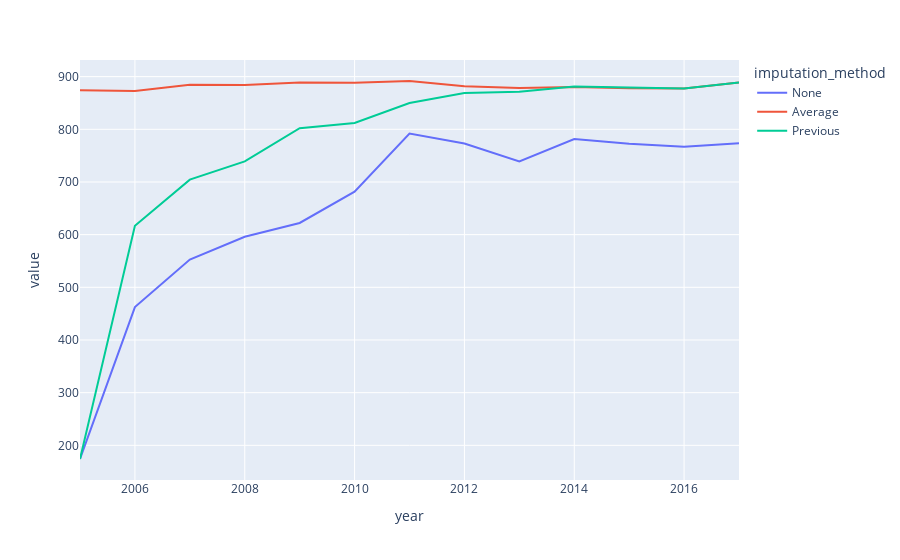

Notebook source saved alongside this figure:
### Markdown cell above
#### PCS Evaluation of the Stability of Cleaning and Preprocessing Decisions

Let us examine whether the key conclusions derived from the trend of happiness data over time in the previous chart remain stable with respect to the choice of imputation method.

The following figure presents the trend lines under different imputation methods (average imputation, forward-fill imputation, and no imputation).

### Code cell
# add previous imputed happiness count value
happiness_clean["happiness_previous"] = clean_happiness(happiness_orig,impute_method="previous")["happiness"] 
# compute the happiness counts by year for each imputation approach
unimputed_happiness_by_year = happiness_orig.groupby("year")["Life Ladder"].sum()  
imputed_average_happiness_by_year = happiness_clean.groupby("year")["happiness"].sum()  
imputed_previous_happiness_by_year = happiness_clean.groupby("year")["happiness_previous"].sum()  

imputed_happiness_by_year_df = pd.DataFrame({
    "None": unimputed_happiness_by_year,
    "Average": imputed_average_happiness_by_year,
    "Previous": imputed_previous_happiness_by_year,
    "year": happiness_clean["year"].unique()
    }
  ).melt(id_vars="year", var_name="imputation_method")
  
px.line(imputed_happiness_by_year_df, x="year", y="value", color="imputation_method")

### Figure 1 — Plotly figure (JSON) as saved in the notebook; plotly's stock layout.template omitted (floating-point values rounded to 4 significant figures)
{"data": [{"hovertemplate": "imputation_method=None<br>year=%{x}<br>value=%{y}<extra></extra>", "legendgroup": "None", "line": {"color": "#636efa", "dash": "solid"}, "marker": {"symbol": "circle"}, "mode": "lines", "name": "None", "orientation": "v", "showlegend": true, "type": "scatter", "x": [2005, 2006, 2007, 2008, 2009, 2010, 2011, 2012, 2013, 2014, 2015, 2016, 2017], "xaxis": "x", "y": [174.0, 462.5, 552.7, 596.0, 622.2, 681.6, 791.9, 773.0, 739.1, 781.4, 772.8, 766.7, 773.5], "yaxis": "y"}, {"hovertemplate": "imputation_method=Average<br>year=%{x}<br>value=%{y}<extra></extra>", "legendgroup": "Average", "line": {"color": "#EF553B", "dash": "solid"}, "marker": {"symbol": "circle"}, "mode": "lines", "name": "Average", "orientation": "v", "showlegend": true, "type": "scatter", "x": [2005, 2006, 2007, 2008, 2009, 2010, 2011, 2012, 2013, 2014, 2015, 2016, 2017], "xaxis": "x", "y": [874.2, 872.5, 884.6, 884.1, 888.6, 888.3, 891.7, 881.7, 878.5, 880.2, 877.9, 877.5, 889.0], "yaxis": "y"}, {"hovertemplate": "imputation_method=Previous<br>year=%{x}<br>value=%{y}<extra></extra>", "legendgroup": "Previous", "line": {"color": "#00cc96", "dash": "solid"}, "marker": {"symbol": "circle"}, "mode": "lines", "name": "Previous", "orientation": "v", "showlegend": true, "type": "scatter", "x": [2005, 2006, 2007, 2008, 2009, 2010, 2011, 2012, 2013, 2014, 2015, 2016, 2017], "xaxis": "x", "y": [174.0, 616.8, 704.4, 739.1, 802.2, 811.8, 849.9, 868.9, 871.4, 881.3, 879.3, 877.6, 889.0], "yaxis": "y"}], "layout": {"legend": {"title": {"text": "imputation_method"}, "tracegroupgap": 0}, "margin": {"t": 60}, "xaxis": {"anchor": "y", "domain": [0, 1], "title": {"text": "year"}}, "yaxis": {"anchor": "x", "domain": [0, 1], "title": {"text": "value"}}}}
